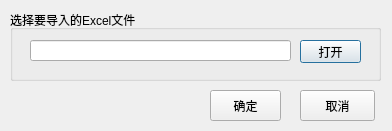
<?xml version="1.0" encoding="UTF-8"?>
<ui version="4.0">
 <class>ImportExcelDialog</class>
 <widget class="QDialog" name="ImportExcelDialog">
  <property name="geometry">
   <rect>
    <x>0</x>
    <y>0</y>
    <width>392</width>
    <height>131</height>
   </rect>
  </property>
  <property name="minimumSize">
   <size>
    <width>392</width>
    <height>131</height>
   </size>
  </property>
  <property name="maximumSize">
   <size>
    <width>392</width>
    <height>131</height>
   </size>
  </property>
  <property name="windowTitle">
   <string>导入Excel文件</string>
  </property>
  <property name="windowIcon">
   <iconset resource="rc.qrc">
    <normaloff>:/new/prefix2/rc/action/Go In.ico</normaloff>:/new/prefix2/rc/action/Go In.ico</iconset>
  </property>
  <widget class="QGroupBox" name="InfoGroupBox">
   <property name="geometry">
    <rect>
     <x>10</x>
     <y>10</y>
     <width>371</width>
     <height>71</height>
    </rect>
   </property>
   <property name="title">
    <string>选择要导入的Excel文件</string>
   </property>
   <widget class="QLineEdit" name="PathLineEdit">
    <property name="geometry">
     <rect>
      <x>20</x>
      <y>30</y>
      <width>261</width>
      <height>21</height>
     </rect>
    </property>
    <property name="readOnly">
     <bool>true</bool>
    </property>
   </widget>
   <widget class="QPushButton" name="OpenButton">
    <property name="geometry">
     <rect>
      <x>290</x>
      <y>30</y>
      <width>61</width>
      <height>23</height>
     </rect>
    </property>
    <property name="text">
     <string>打开</string>
    </property>
    <property name="icon">
     <iconset resource="rc.qrc">
      <normaloff>:/new/prefix1/rc/action/Folder3.ico</normaloff>:/new/prefix1/rc/action/Folder3.ico</iconset>
    </property>
   </widget>
  </widget>
  <widget class="QPushButton" name="OKButton">
   <property name="geometry">
    <rect>
     <x>210</x>
     <y>90</y>
     <width>71</width>
     <height>31</height>
    </rect>
   </property>
   <property name="text">
    <string>确定</string>
   </property>
   <property name="icon">
    <iconset resource="rc.qrc">
     <normaloff>:/new/prefix1/rc/action/Ok.ico</normaloff>:/new/prefix1/rc/action/Ok.ico</iconset>
   </property>
  </widget>
  <widget class="QPushButton" name="QuitButton">
   <property name="geometry">
    <rect>
     <x>300</x>
     <y>90</y>
     <width>75</width>
     <height>31</height>
    </rect>
   </property>
   <property name="text">
    <string>取消</string>
   </property>
   <property name="icon">
    <iconset resource="rc.qrc">
     <normaloff>:/new/prefix1/rc/action/Cancel.ico</normaloff>:/new/prefix1/rc/action/Cancel.ico</iconset>
   </property>
  </widget>
 </widget>
 <resources>
  <include location="rc.qrc"/>
 </resources>
 <connections/>
</ui>
